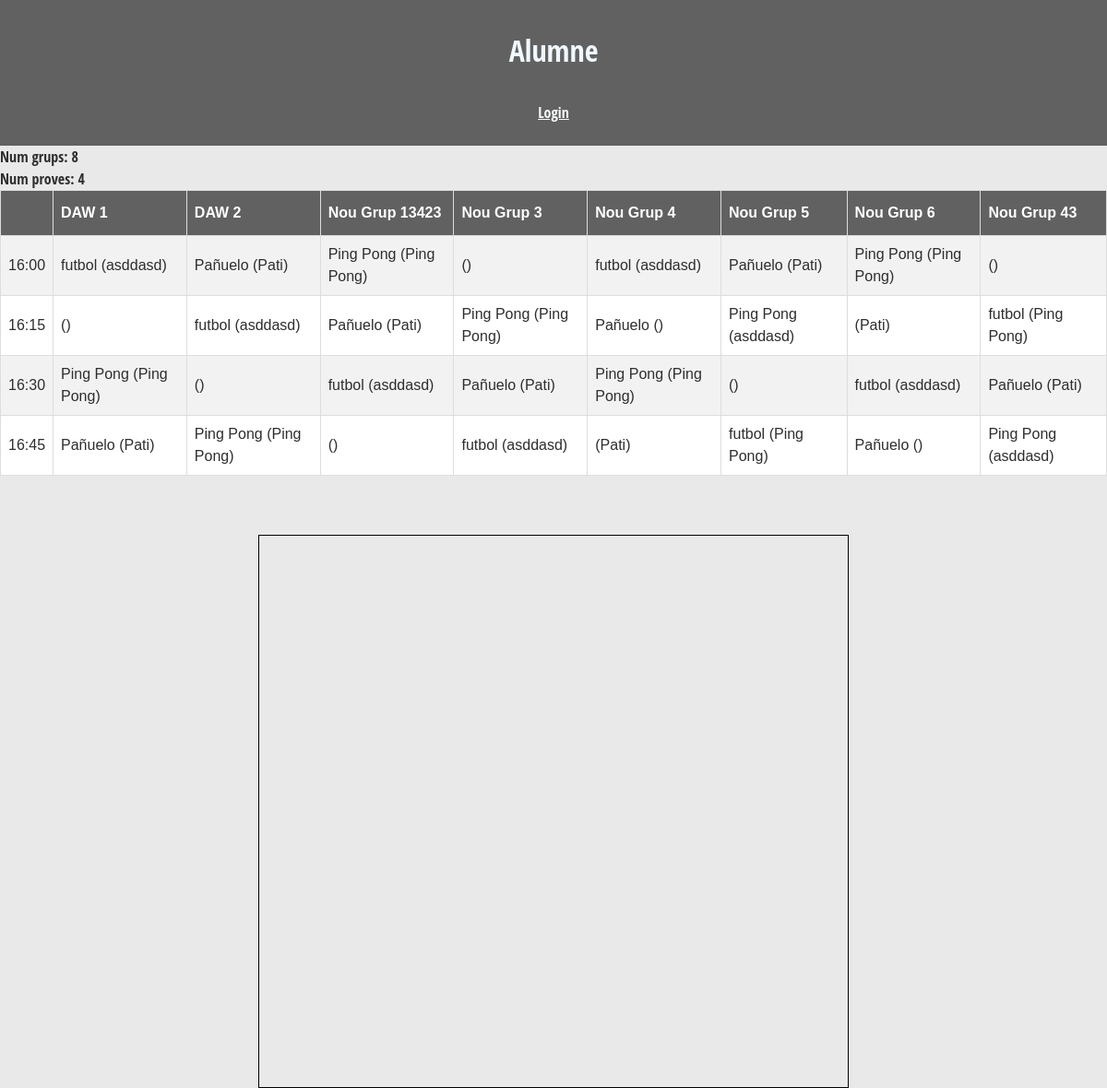
The page /Controlador/horariAlumne.php on the database as committed earlier.
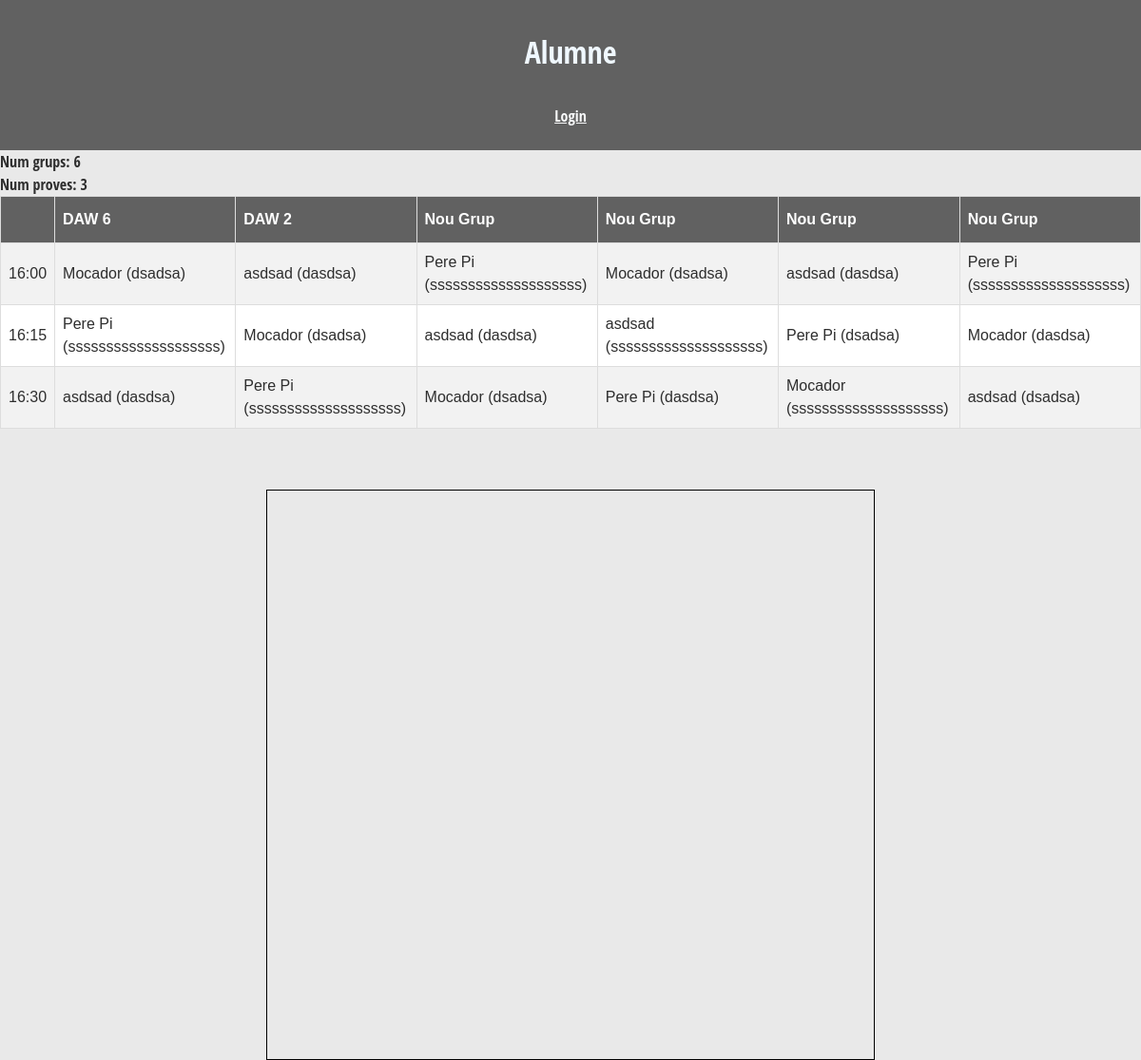
The same page on the database as committed later.
### tables this page shows
CREATE TABLE `grups` (
  `id` int(100) NOT NULL,
  `nom` varchar(45) NOT NULL,
  `victories` int(11) DEFAULT 0
);

CREATE TABLE `proves` (
  `id` int(11) NOT NULL,
  `nom` varchar(30) NOT NULL,
  `descripcio` text NOT NULL,
  `lloc` varchar(50) NOT NULL,
  `professor` varchar(80) NOT NULL,
  `material` varchar(80) NOT NULL,
  `lat` double NOT NULL,
  `lng` double NOT NULL
);

### Controlador/horariAlumne.php (called while the page is built, shortened)
<?php
$pdo = connectar();
$sql = "SELECT * FROM `grups`";
$consulta = $pdo->prepare($sql);
$consulta->execute([]);
$grups = $consulta->fetchAll(PDO::FETCH_ASSOC);
$sql = "SELECT * FROM `proves`";
$consulta = $pdo->prepare($sql);
$consulta->execute([]);
$proves = $consulta->fetchAll(PDO::FETCH_ASSOC);
$proves2=$proves;
require_once("../Vista/horariAlumne.vista.php");
?>

### Vista/horariAlumne.vista.php (the view, shortened to what this page needs)
<!DOCTYPE html>
<html lang="en">
<head>
  <link rel="stylesheet" href="../Estils/table.css">
  <link href="https://cdn.jsdelivr.net/npm/bootstrap@5.2.2/dist/css/bootstrap.min.css" rel="stylesheet">
  <link rel="stylesheet" href="../Estils/mapa.css">
  <link rel="stylesheet" href="../Estils/estils.css">
</head>
<body>
  <?php require_once("../Vista/navbar.php");
  echo ("Num grups: " . count($grups) . "<br>");
  echo ("Num proves: " . count($proves) . "<br>");
  if ((count($grups) / 2) != count($proves)) {
    echo ("No es pot crear horari <br> Tenen que haver-hi la meitat de provas que de grups.");
  } else {
    $html = "<table id='tabla'><tr><th></th>";
    for ($i = 0; $i < count($grups); $i++) {
      $html .= "<th>" . $grups[$i]["nom"] . "</th>";
    }
    $html .= "</tr>";
    $hora = "16:00";
    for ($i = 0; $i < count($grups) / 2; $i++) {
      $html .= "<tr><td>" . $hora . "</td>";
      $horaArray = explode(":", $hora);
      if ($horaArray[1] == "45") {
        $horaArray[1] = "00";
        $horaArray[0] = strval(intval($horaArray[0]) + 1) . "";
      } else {
        $horaArray[1] = strval(intval($horaArray[1]) + 15) . "";
      }
      $hora = implode(":", $horaArray);
      for ($j = 0; $j < count($proves); $j++) {
        $html .= "<td>" . $proves[$j]["nom"] . " (" . $proves[$j]["lloc"] . ") </td>";
      }
      for ($j = 0; $j < count($proves2); $j++) {
        $html .= "<td>" . $proves2[$j]["nom"] . " (" . $proves[$j]["lloc"] . ") </td>";
      }
      $html .= "</tr>";
      $prova = array_pop($proves);
      array_unshift($proves, $prova);
      $prova = array_shift($proves2);
      array_push($proves2, $prova);
    }
    $html .= "</table>";
    echo ($html);
  }
  ?>
  <div id="mapa" class="mapa" style="margin: auto; margin-top: 4rem;"></div>
</body>
</html>

Rows that differ between the two databases and show on the page:
removed grups: nom "DAW 1"
removed grups: nom "Nou Grup 13423"
removed grups: nom "Nou Grup 3"
removed grups: nom "Nou Grup 4"
removed grups: nom "Nou Grup 5"
removed grups: nom "Nou Grup 6"
removed grups: nom "Nou Grup 43"
removed proves: nom "futbol", lloc "asddasd"
removed proves: nom "Pañuelo", lloc "Pati"
removed proves: nom "Ping Pong", lloc "Ping Pong"
added grups: nom "DAW 6"
added grups: nom "Nou Grup"
added grups: nom "Nou Grup"
added grups: nom "Nou Grup"
added grups: nom "Nou Grup"
added proves: nom "Mocador", lloc "dsadsa"
added proves: nom "asdsad", lloc "dasdsa"
added proves: nom "Pere Pi", lloc "ssssssssssssssssssss"
Other text that changed with them:
count($grups): "8" → "6"
count($proves): "4" → "3"
list line gone: "16:45 ( ) ( ) ( ) ( ) ( ) ( ) ( ) ( )"
